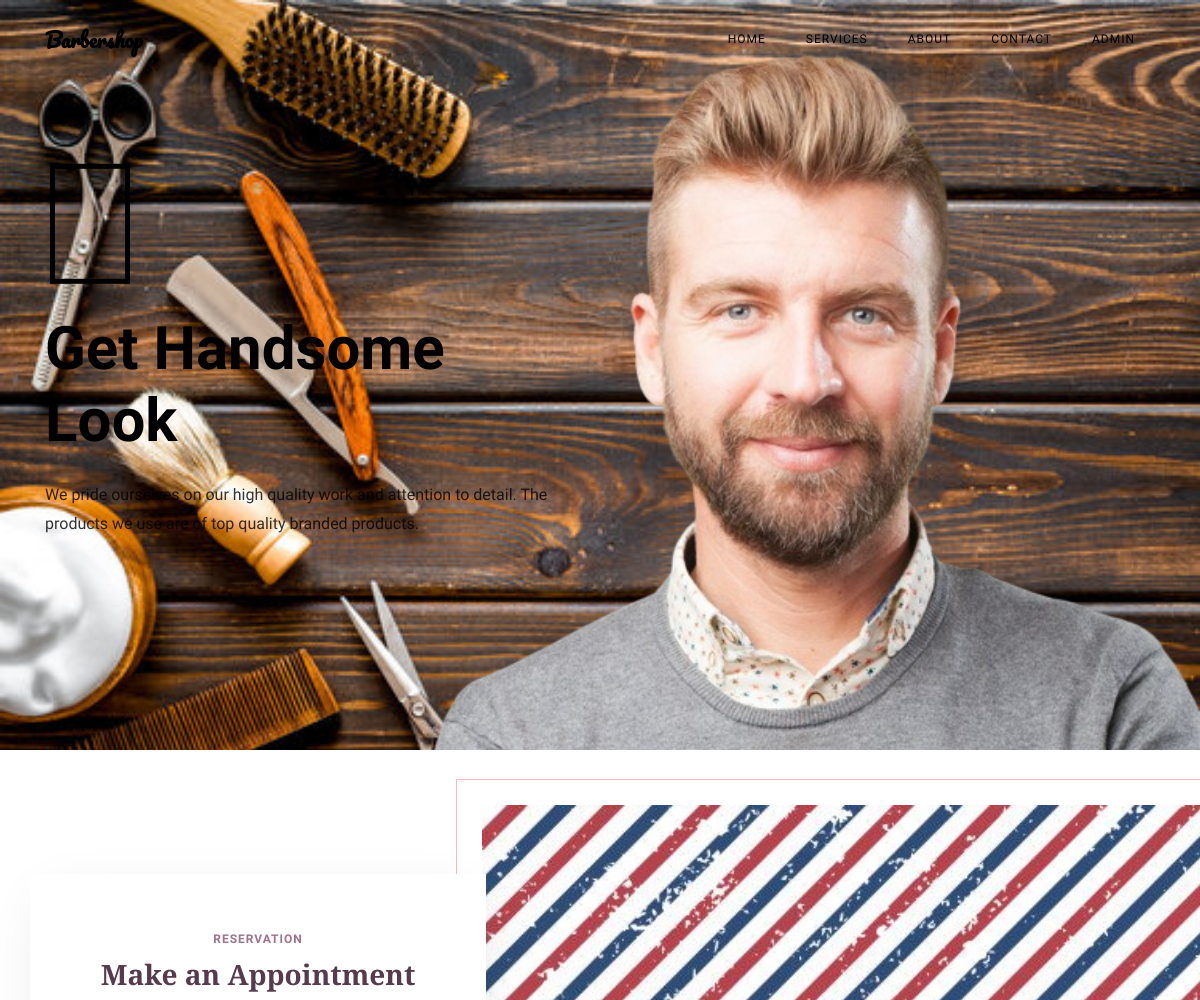
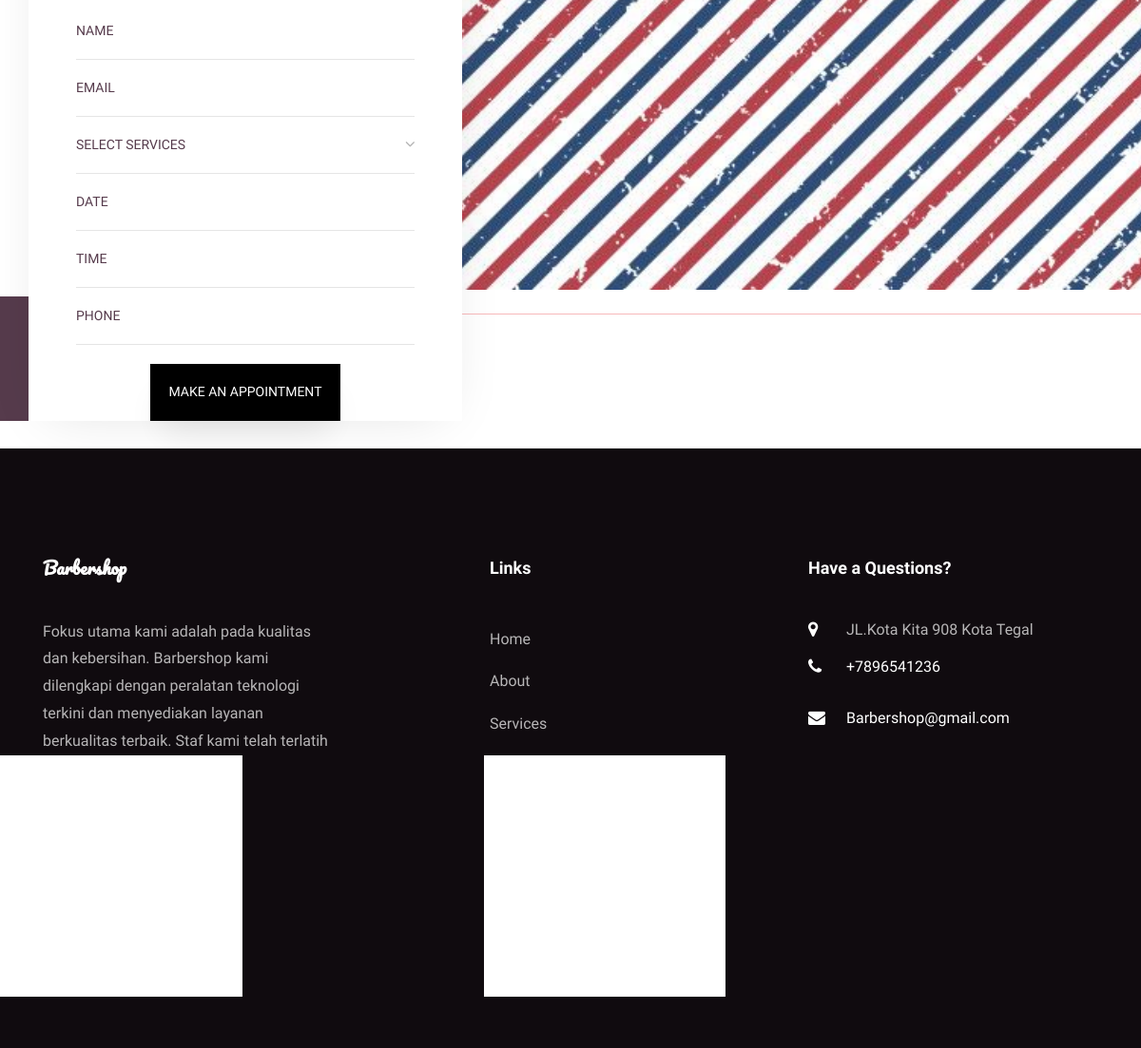
Screenshot of /bpms/index.php with the database file from the repository (2 pictures, top to bottom).
### tables this page shows
CREATE TABLE `tblpage` (
  `ID` int(10) NOT NULL,
  `PageType` varchar(200) DEFAULT NULL,
  `PageTitle` mediumtext DEFAULT NULL,
  `PageDescription` mediumtext DEFAULT NULL,
  `Email` varchar(200) DEFAULT NULL,
  `MobileNumber` bigint(10) DEFAULT NULL,
  `UpdationDate` date DEFAULT NULL,
  `Timing` varchar(200) NOT NULL
);

### bpms/index.php (the view, shortened to what this page needs)
<?php
include('includes/dbconnection.php');
?>
<!DOCTYPE html>
<html lang="en">
  <head>
    <link rel="stylesheet" href="css/open-iconic-bootstrap.min.css">
    <link rel="stylesheet" href="css/animate.css">
    <link rel="stylesheet" href="css/owl.carousel.min.css">
    <link rel="stylesheet" href="css/owl.theme.default.min.css">
    <link rel="stylesheet" href="css/magnific-popup.css">
    <link rel="stylesheet" href="css/aos.css">
    <link rel="stylesheet" href="css/ionicons.min.css">
    <link rel="stylesheet" href="css/bootstrap-datepicker.css">
    <link rel="stylesheet" href="css/jquery.timepicker.css">
    <link rel="stylesheet" href="css/flaticon.css">
    <link rel="stylesheet" href="css/icomoon.css">
    <link rel="stylesheet" href="css/style.css">
  </head>
  <body>
	  <?php include_once('includes/header.php');?>
    <section id="home-section" class="hero" style="background-image: url(images/barberBg.jpg);" data-stellar-background-ratio="0.5">
		  <div class="home-slider owl-carousel">
	      <div class="slider-item js-fullheight">
	      	<div class="overlay"></div>
	        <div class="container-fluid p-0">
	          <div class="row d-md-flex no-gutters slider-text align-items-end justify-content-end" data-scrollax-parent="true">
	          	<img class="one-third align-self-end order-md-last img-fluid" src="images/stylist-5.png" alt="">
		          <div class="one-forth d-flex align-items-center ftco-animate" data-scrollax=" properties: { translateY: '70%' }">
		          	<div class="text mt-5">
			            <h1 class="mb-4" style="color-white ">Get Handsome Look</h1>
			            <p class="mb-4">We pride ourselves on our high quality work and attention to detail. The products we use are of top quality branded products.</p>
		            </div>
		          </div>
	        	</div>
	        </div>
	      </div>
	    </div>
    </section>
<br>
    <section class="ftco-section ftco-no-pt ftco-booking">
    	<div class="container-fluid px-0">
    		<div class="row no-gutters d-md-flex justify-content-end">
    			<div class="one-forth d-flex align-items-end">
    				<div class="text">
    					<div class="overlay"></div>
    					<div class="appointment-wrap">
    						<span class="subheading">Reservation</span>
								<h3 class="mb-2">Make an Appointment</h3>
		    				<form action="#" method="post" class="appointment-form">
			            <div class="row">
			              <div class="col-sm-12">
			                <div class="form-group">
					              <input type="text" class="form-control" id="name" placeholder="Name" name="name" required="true">
					            </div>
			              </div>
			              <div class="col-sm-12">
			                <div class="form-group">
					              <input type="email" class="form-control" id="appointment_email" placeholder="email" name="Your Email" required="true">
					            </div>
			              </div>
				            <div class="col-sm-12">
			                <div class="form-group">
					              <div class="select-wrap">
		                      <div class="icon"><span class="ion-ios-arrow-down"></span></div>
		                      <select name="services" id="services" required="true" class="form-control">
		                      	<option value="">Select Services</option>
		                      </select>
		                    </div>
					            </div>
			              </div>
			              <div class="col-sm-12">
			                <div class="form-group">
			                  <input type="text" class="form-control appointment_date" placeholder="Date" name="adate" id='adate' required="true">
			                </div>
			              </div>
			              <div class="col-sm-12">
			                <div class="form-group">
			                  <input type="text" class="form-control appointment_time" placeholder="Time" name="atime" id='atime' required="true">
			                </div>
			              </div>
			              <div class="col-sm-12">
			                <div class="form-group">
			                  <input type="text" class="form-control" id="phone" name="phone" placeholder="Phone" required="true" maxlength="10" pattern="[0-9]+">
			                </div>
			              </div>
				          </div>
				          <div class="form-group">
			              <input type="submit" name="submit" value="Make an Appointment" class="btn btn-primary">
			            </div>
			          </form>
		          </div>
						</div>
    			</div>
					<div class="one-third">
						<div class="img" style="background-image: url(images/BgReservation.jpg);">
						</div>
					</div>
    		</div>
    	</div>
    </section>
		<br>
   <?php
   	include_once('includes/footer.php');
	?>
  </body>
</html>

### bpms/includes/footer.php (shortened to what this page needs)
 <?php
include('includes/dbconnection.php');
?>
 <footer class="ftco-footer ftco-section">
      <div class="container">
        <div class="row mb-5">
          <div class="col-md">
            <div class="ftco-footer-widget mb-4">
              <h2 class="ftco-heading-2 logo">Barbershop</h2>
              <?php
$ret=mysqli_query($con,"select * from tblpage where PageType='aboutus' ");
while ($row=mysqli_fetch_array($ret)) {
?>
              <p><?php  echo substr($row['PageDescription'],0,200);?> <a href="about.php">More.......</a></p><?php } ?>
            </div>
          </div>
          <div class="col-md" style="padding-left: 150px">
             <div class="ftco-footer-widget mb-4">
              <h2 class="ftco-heading-2">Links</h2>
              <ul class="list-unstyled">
                <li><a href="index.php" class="py-2 d-block">Home</a></li>
                <li><a href="about.php" class="py-2 d-block">About</a></li>
                <li><a href="services.php" class="py-2 d-block">Services</a></li>
                <li><a href="admin/index.php" class="py-2 d-block">Admin</a></li>
                <li><a href="contact.php" class="py-2 d-block">Contact</a></li>
              </ul>
            </div>
          </div>
          <div class="col-md">
            <div class="ftco-footer-widget mb-4">
            	<h2 class="ftco-heading-2">Have a Questions?</h2>
            	<div class="block-23 mb-3">
                <?php
$ret=mysqli_query($con,"select * from tblpage where PageType='contactus' ");
while ($row=mysqli_fetch_array($ret)) {
?>
	              <ul>
	                <li><span class="icon icon-map-marker"></span><span class="text"><?php  echo $row['PageDescription'];?></span></li>
	                <li><a href="#"><span class="icon icon-phone"></span><span class="text">+<?php  echo $row['MobileNumber'];?></span></a></li>
	                <li><a href="#"><span class="icon icon-envelope"></span><span class="text"><?php  echo $row['Email'];?></span></a></li>
	              </ul>
	            </div>
               <?php } ?>
            </div>
          </div>
        </div>
        <div class="row">
          <div class="col-md-12 text-center text-capitalize">
            <p >BARBERSHOP</p>
          </div>
        </div>
      </div>
    </footer>

### bpms/css/icomoon.css (style rules this page uses)
[class^="icon-"], [class*=" icon-"] { font-family: 'icomoon' !important; speak: none; font-style: normal; font-weight: normal; font-variant: normal; text-transform: none; line-height: 1; -webkit-font-smoothing: antialiased; -moz-osx-font-smoothing: grayscale; }
.icon-map-marker:before { content: "\f041"; }
.icon-phone:before { content: "\f095"; }
.icon-envelope:before { content: "\f0e0"; }

### rows the page displays
tblpage: PageDescription "Fokus utama kami adalah pada kualitas dan kebersihan. Barbershop kami dilengkapi dengan peralatan teknologi terkini dan menyediakan layanan berkualitas terbaik. Staf kami telah terlatih dengan baik da"
tblpage: PageDescription "JL.Kota Kita 908 Kota Tegal", MobileNumber "7896541236", Email "Barbershop@gmail.com"
